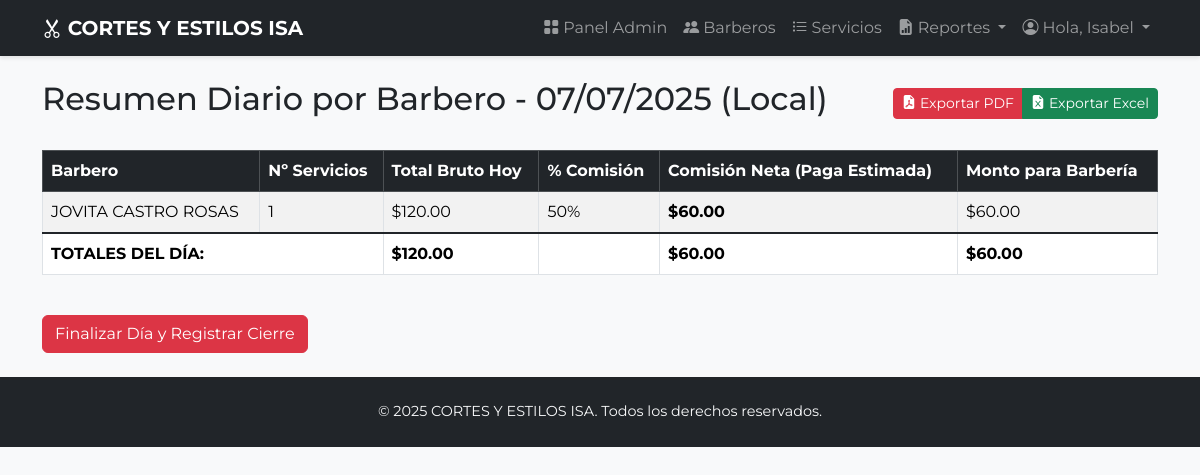
Screenshot of /admin/resumen_diario_barberos (signed in) with the database file from the repository.
### app.py (models this page shows, shortened)
class Barbero(db.Model, UserMixin):
    id = db.Column(db.Integer, primary_key=True)
    nombre_usuario = db.Column(db.String(80), unique=True, nullable=False)
    contrasena_hash = db.Column(db.String(256), nullable=False)
    nombre_completo = db.Column(db.String(120), nullable=False)
    porcentaje_comision = db.Column(db.Float, nullable=False, default=0.5)
    rol = db.Column(db.String(20), nullable=False, default='barbero')
    cortes = db.relationship('Corte', backref='autor_barbero', lazy='dynamic') # Cambiado a lazy='dynamic'
    pagos = db.relationship('PagoSemanal', backref='beneficiario_barbero', lazy='dynamic') # Cambiado a lazy='dynamic'

### app.py (the view)
@app.route('/admin/resumen_diario_barberos')
@login_required
@admin_required
def admin_resumen_diario_barberos():
    local_now = datetime.now(TARGET_TIMEZONE)
    fecha_actual_local = local_now.date()
    hoy_inicio_local = datetime.combine(fecha_actual_local, datetime.min.time())
    hoy_fin_local = datetime.combine(fecha_actual_local, datetime.max.time())
    hoy_inicio_utc = TARGET_TIMEZONE.localize(hoy_inicio_local).astimezone(pytz.utc)
    hoy_fin_utc = TARGET_TIMEZONE.localize(hoy_fin_local).astimezone(pytz.utc)
    barberos_activos = Barbero.query.filter_by(rol='barbero').order_by(Barbero.nombre_completo).all()
    resumen_barberos = []
    total_bruto_dia_global = 0.0
    total_comisiones_dia_global = 0.0
    total_parabarberia_dia_global = 0.0 # <-- NOMBRE CONSISTENTE
    for barbero in barberos_activos:
        cortes_del_barbero_hoy = Corte.query.filter(
            Corte.barbero_id == barbero.id,
            Corte.fecha_hora_corte >= hoy_inicio_utc,
            Corte.fecha_hora_corte <= hoy_fin_utc
        ).all()
        bruto_barbero = sum(c.precio_registrado for c in cortes_del_barbero_hoy)
        comision_neta_barbero = bruto_barbero * barbero.porcentaje_comision
        para_barberia_de_este_barbero = bruto_barbero - comision_neta_barbero
        resumen_barberos.append({
            'nombre': barbero.nombre_completo,
            'id': barbero.id,
            'total_bruto_dia': bruto_barbero,
            'porcentaje_comision': barbero.porcentaje_comision,
            'comision_neta_dia': comision_neta_barbero,
            'monto_para_barberia': para_barberia_de_este_barbero, # <-- NOMBRE CONSISTENTE
            'cantidad_cortes': len(cortes_del_barbero_hoy)
        })
        total_bruto_dia_global += bruto_barbero
        total_comisiones_dia_global += comision_neta_barbero
        total_parabarberia_dia_global += para_barberia_de_este_barbero # <-- NOMBRE CONSISTENTE
    dia_finalizado_hoy = DiaFinalizado.query.filter_by(fecha_finalizada=fecha_actual_local).first()
    return render_template('admin/resumen_diario_barberos.html',
                           resumen_barberos=resumen_barberos,
                           fecha_actual_local=fecha_actual_local,
                           total_bruto_dia_global=total_bruto_dia_global,
                           total_comisiones_dia_global=total_comisiones_dia_global,
                           total_parabarberia_dia_global=total_parabarberia_dia_global, # <-- NOMBRE CONSISTENTE
                           dia_ya_finalizado=dia_finalizado_hoy is not None
                           )

### app.py (called while the page is built)
@login_manager.user_loader
def load_user(user_id):
    return Barbero.query.get(int(user_id))

def admin_required(f):
    @wraps(f)
    def decorated_function(*args, **kwargs):
        if not current_user.is_authenticated or current_user.rol != 'admin':
            flash("Acceso no autorizado. Se requieren permisos de administrador.", "danger")
            return redirect(url_for('login', next=request.url))
        return f(*args, **kwargs)
    return decorated_function

@app.context_processor
def inject_now():
    utc_now = datetime.utcnow()
    aware_utc_now = pytz.utc.localize(utc_now)
    local_now = aware_utc_now.astimezone(TARGET_TIMEZONE)
    return {'now': local_now} # 'now' ahora estará en tu hora local

### templates/admin/resumen_diario_barberos.html (shortened to what this page needs)
{% extends "base.html" %}
{% block content %}
    <div class="d-flex justify-content-between align-items-center mb-3">
        <h2>Resumen Diario por Barbero - {{ fecha_actual_local.strftime('%d/%m/%Y') if fecha_actual_local else 'Fecha no disponible' }} (Local)</h2>
        <div class="btn-group">
            <a href="{{ url_for('exportar_resumen_diario', formato='pdf') }}" class="btn btn-danger btn-sm">
                <i class="bi bi-file-earmark-pdf-fill me-1"></i>Exportar PDF
            </a>
            <a href="{{ url_for('exportar_resumen_diario', formato='excel') }}" class="btn btn-success btn-sm">
                <i class="bi bi-file-earmark-excel-fill me-1"></i>Exportar Excel
            </a>
        </div>
    </div>
    <div class="table-responsive mt-4">
        <table class="table table-striped table-bordered">
            <thead class="table-dark">
                <tr>
                    <th>Barbero</th>
                    <th>Nº Servicios</th>
                    <th>Total Bruto Hoy</th>
                    <th>% Comisión</th>
                    <th>Comisión Neta (Paga Estimada)</th>
                    <th>Monto para Barbería</th>
                </tr>
            </thead>
            <tbody>
                {% for item in resumen_barberos %}
                <tr>
                    <td>{{ item.nombre }}</td>
                    <td>{{ item.cantidad_cortes }}</td>
                    <td>${{ "{:,.2f}".format(item.total_bruto_dia) }}</td>
                    <td>{{ "{:.0%}".format(item.porcentaje_comision) }}</td>
                    <td><b>${{ "{:,.2f}".format(item.comision_neta_dia) }}</b></td>
                    <td>${{ "{:,.2f}".format(item.monto_para_barberia) }}</td>
                </tr>
                {% else %}
                <tr>
                    <td colspan="6" class="text-center">No hay actividad de barberos para mostrar hoy o no hay barberos activos.</td>
                </tr>
                {% endfor %}
            </tbody>
            {% if resumen_barberos %}
            <tfoot class="table-group-divider">
                <tr class="fw-bold">
                    <td colspan="2">TOTALES DEL DÍA:</td>
                    <td>${{ "{:,.2f}".format(total_bruto_dia_global) }}</td>
                    <td></td>
                    <td>${{ "{:,.2f}".format(total_comisiones_dia_global) }}</td>
                    <td>${{ "{:,.2f}".format(total_parabarberia_dia_global) }}</td>
                </tr>
            </tfoot>
            {% endif %}
        </table>
    </div>
    {% if not dia_ya_finalizado %}
        <form method="POST" action="{{ url_for('admin_finalizar_dia') }}" onsubmit="return confirm('¿Estás seguro de que deseas finalizar el día? Esta acción cerrará las ventas de hoy y registrará los totales.');" class="mt-4">
            <button type="submit" class="btn btn-danger">Finalizar Día y Registrar Cierre</button>
        </form>
    {% else %}
        <div class="alert alert-info mt-4">El día {{ fecha_actual_local.strftime('%d/%m/%Y') if fecha_actual_local else '' }} ya ha sido finalizado.</div>
    {% endif %}
{% endblock %}

### templates/base.html (shortened to what this page needs)
<!DOCTYPE html>
<html lang="es" data-bs-theme="light">
<head>
    <link href="https://cdn.jsdelivr.net/npm/bootstrap@5.3.2/dist/css/bootstrap.min.css" rel="stylesheet">
    <link rel="stylesheet" href="https://cdn.jsdelivr.net/npm/bootstrap-icons@1.11.3/font/bootstrap-icons.min.css">
</head>
<body>
    <nav class="navbar navbar-expand-lg navbar-dark bg-dark sticky-top">
        <div class="container">
            <a class="navbar-brand fw-bold" href="{{ url_for('index') }}">
                <i class="bi bi-scissors"></i>
                CORTES Y ESTILOS ISA
            </a>
            <div class="collapse navbar-collapse" id="navbarNav">
                <ul class="navbar-nav ms-auto mb-2 mb-lg-0">
                    {% if current_user.is_authenticated %}
                        {% if current_user.rol == 'admin' %}
                            <li class="nav-item"><a class="nav-link" href="{{ url_for('admin_dashboard') }}"><i class="bi bi-grid-fill me-1"></i>Panel Admin</a></li>
                            <li class="nav-item"><a class="nav-link" href="{{ url_for('admin_barberos') }}"><i class="bi bi-people-fill me-1"></i>Barberos</a></li>
                            <li class="nav-item"><a class="nav-link" href="{{ url_for('admin_servicios') }}"><i class="bi bi-list-task me-1"></i>Servicios</a></li>
                            <li class="nav-item dropdown">
                                <a class="nav-link dropdown-toggle" href="#" id="navbarDropdownReportes" role="button" data-bs-toggle="dropdown" aria-expanded="false">
                                    <i class="bi bi-file-earmark-bar-graph-fill me-1"></i>Reportes
                                </a>
                            </li>
                        {% else %}
                            <li class="nav-item"><a class="nav-link" href="{{ url_for('barbero_dashboard') }}"><i class="bi bi-person-workspace me-1"></i>Mi Panel</a></li>
                        {% endif %}
                        <li class="nav-item dropdown">
                             <a class="nav-link dropdown-toggle" href="#" id="navbarDropdownUser" role="button" data-bs-toggle="dropdown" aria-expanded="false">
                                <i class="bi bi-person-circle me-1"></i>Hola, {{ current_user.nombre_completo.split(' ')[0] }}
                            </a>
                        </li>
                    {% else %}
                        <li class="nav-item"><a class="nav-link" href="{{ url_for('login') }}"><i class="bi bi-box-arrow-in-right me-1"></i>Iniciar Sesión</a></li>
                    {% endif %}
                </ul>
            </div>
        </div>
    </nav>
    <main class="container py-4">
        {% block content %}{% endblock %}
    </main>
    <footer class="footer mt-auto">
        <div class="container text-center">
            <span class="text-light">&copy; {{ now.year if now else '' }} CORTES Y ESTILOS ISA. Todos los derechos reservados.</span>
        </div>
    </footer>
</body>
</html>

### templates/base.html (style rules this page uses)
body { font-family: 'Montserrat', sans-serif; background-color: #f8f9fa; }
.navbar { box-shadow: 0 2px 4px rgba(0,0,0,.1); }
.footer { background-color: #212529; color: white; padding: 1.5rem 0; font-size: 0.9em; }

### rows the page displays
Barbero: nombre_completo "Isabel"
Barbero: nombre "JOVITA CASTRO ROSAS", cantidad_cortes "1", total_bruto_dia "120.00", porcentaje_comision "50%", comision_neta_dia "60.00", monto_para_barberia "60.00"

### other values shown
{{ "{:,.2f}".format(total_bruto_dia_global) }} "120.00"
{{ "{:,.2f}".format(total_comisiones_dia_global) }} "60.00"
{{ "{:,.2f}".format(total_parabarberia_dia_global) }} "60.00"
{{ now.year if now else '' }} "2025"
